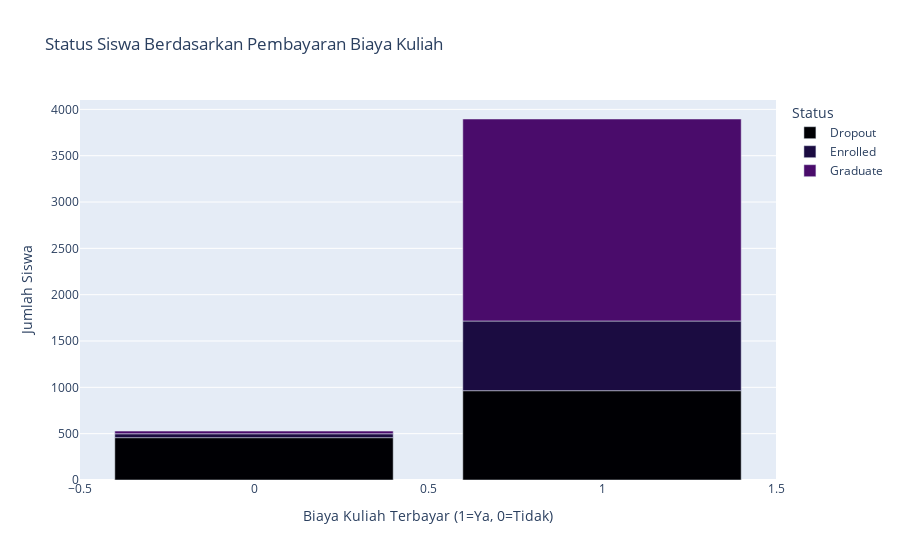

Notebook source saved alongside this figure:
### Code cell
# Status siswa berdasarkan pembayaran biaya kuliah
tuition_status = df.groupby(['Tuition_fees_up_to_date', 'Status']).size().reset_index(name='Count')
fig = px.bar(tuition_status, x='Tuition_fees_up_to_date', y='Count', color='Status',
             title='Status Siswa Berdasarkan Pembayaran Biaya Kuliah',
             color_discrete_sequence=px.colors.sequential.Inferno)
fig.update_layout(xaxis_title='Biaya Kuliah Terbayar (1=Ya, 0=Tidak)', yaxis_title='Jumlah Siswa')
fig.show()

### Figure 1 — Plotly figure (JSON) as saved in the notebook; plotly's stock layout.template omitted (floating-point values rounded to 4 significant figures)
{"data": [{"hovertemplate": "Status=Dropout<br>Tuition_fees_up_to_date=%{x}<br>Count=%{y}<extra></extra>", "legendgroup": "Dropout", "marker": {"color": "#000004", "pattern": {"shape": ""}}, "name": "Dropout", "orientation": "v", "showlegend": true, "textposition": "auto", "type": "bar", "x": [0, 1], "xaxis": "x", "y": [457, 964], "yaxis": "y"}, {"hovertemplate": "Status=Enrolled<br>Tuition_fees_up_to_date=%{x}<br>Count=%{y}<extra></extra>", "legendgroup": "Enrolled", "marker": {"color": "#1b0c41", "pattern": {"shape": ""}}, "name": "Enrolled", "orientation": "v", "showlegend": true, "textposition": "auto", "type": "bar", "x": [0, 1], "xaxis": "x", "y": [42, 752], "yaxis": "y"}, {"hovertemplate": "Status=Graduate<br>Tuition_fees_up_to_date=%{x}<br>Count=%{y}<extra></extra>", "legendgroup": "Graduate", "marker": {"color": "#4a0c6b", "pattern": {"shape": ""}}, "name": "Graduate", "orientation": "v", "showlegend": true, "textposition": "auto", "type": "bar", "x": [0, 1], "xaxis": "x", "y": [29, 2180], "yaxis": "y"}], "layout": {"barmode": "relative", "legend": {"title": {"text": "Status"}, "tracegroupgap": 0}, "title": {"text": "Status Siswa Berdasarkan Pembayaran Biaya Kuliah"}, "xaxis": {"anchor": "y", "domain": [0, 1], "title": {"text": "Biaya Kuliah Terbayar (1=Ya, 0=Tidak)"}}, "yaxis": {"anchor": "x", "domain": [0, 1], "title": {"text": "Jumlah Siswa"}}}}
